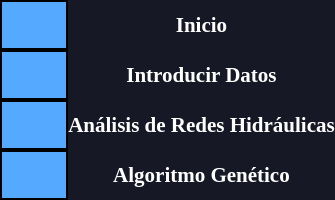
        <widget class="QFrame" name="frame_left_menu">
         <property name="minimumSize">
          <size>
           <width>0</width>
           <height>0</height>
          </size>
         </property>
         <property name="maximumSize">
          <size>
           <width>70</width>
           <height>16777215</height>
          </size>
         </property>
         <property name="styleSheet">
          <string notr="true">background-color:  rgb(22, 25, 37)/* rgb(144, 12, 63)*/</string>
         </property>
         <property name="frameShape">
          <enum>QFrame::NoFrame</enum>
         </property>
         <property name="frameShadow">
          <enum>QFrame::Raised</enum>
         </property>
         <layout class="QVBoxLayout" name="verticalLayout_3" stretch="0">
          <property name="spacing">
           <number>0</number>
          </property>
          <property name="leftMargin">
           <number>0</number>
          </property>
          <property name="topMargin">
           <number>0</number>
          </property>
          <property name="rightMargin">
           <number>0</number>
          </property>
          <property name="bottomMargin">
           <number>0</number>
          </property>
          <item alignment="Qt::AlignTop">
           <widget class="QFrame" name="frame_top_menus">
            <property name="frameShape">
             <enum>QFrame::NoFrame</enum>
            </property>
            <property name="frameShadow">
             <enum>QFrame::Raised</enum>
            </property>
            <layout class="QFormLayout" name="formLayout">
             <property name="horizontalSpacing">
              <number>0</number>
             </property>
             <property name="verticalSpacing">
              <number>0</number>
             </property>
             <property name="leftMargin">
              <number>0</number>
             </property>
             <property name="topMargin">
              <number>0</number>
             </property>
             <property name="rightMargin">
              <number>0</number>
             </property>
             <property name="bottomMargin">
              <number>0</number>
             </property>
             <item row="0" column="0">
              <widget class="QLabel" name="label">
               <property name="minimumSize">
                <size>
                 <width>68</width>
                 <height>50</height>
                </size>
               </property>
               <property name="styleSheet">
                <string notr="true">QLabel{
	background-color: rgb(85, 170, 255);
	image: url(:/newPrefix/Icon_Home_SinFondo.png);	
	border: 1.5px solid;

}


</string>
               </property>
               <property name="text">
                <string/>
               </property>
              </widget>
             </item>
             <item row="0" column="1">
              <widget class="QPushButton" name="btn_page_0">
               <property name="enabled">
                <bool>true</bool>
               </property>
               <property name="sizePolicy">
                <sizepolicy hsizetype="Minimum" vsizetype="Fixed">
                 <horstretch>0</horstretch>
                 <verstretch>0</verstretch>
                </sizepolicy>
               </property>
               <property name="minimumSize">
                <size>
                 <width>0</width>
                 <height>50</height>
                </size>
               </property>
               <property name="font">
                <font>
                 <family>Times New Roman</family>
                 <pointsize>16</pointsize>
                 <weight>75</weight>
                 <italic>false</italic>
                 <bold>true</bold>
                </font>
               </property>
               <property name="styleSheet">
                <string notr="true">QPushButton{
	color: rgb(255, 255, 255);
	background-color: rgb(22, 25, 37);
	border: 0px solid;
}

QPushButton:hover{
	background-color: rgb(64, 157, 196)
}</string>
               </property>
               <property name="text">
                <string>Inicio</string>
               </property>
               <property name="checkable">
                <bool>false</bool>
               </property>
              </widget>
             </item>
             <item row="1" column="0">
              <widget class="QLabel" name="label_4">
               <property name="minimumSize">
                <size>
                 <width>68</width>
                 <height>50</height>
                </size>
               </property>
               <property name="styleSheet">
                <string notr="true">

QLabel{
	background-color: rgb(85, 170, 255);
	image: url(:/newPrefix/Icon_Data_SinFondo.png);
	border: 1.5px solid;

}</string>
               </property>
               <property name="text">
                <string/>
               </property>
              </widget>
             </item>
             <item row="1" column="1">
              <widget class="QPushButton" name="btn_page_1">
               <property name="sizePolicy">
                <sizepolicy hsizetype="Minimum" vsizetype="Fixed">
                 <horstretch>0</horstretch>
                 <verstretch>0</verstretch>
                </sizepolicy>
               </property>
               <property name="minimumSize">
                <size>
                 <width>0</width>
                 <height>50</height>
                </size>
               </property>
               <property name="font">
                <font>
                 <family>Times New Roman</family>
                 <pointsize>16</pointsize>
                 <weight>75</weight>
                 <bold>true</bold>
                </font>
               </property>
               <property name="styleSheet">
                <string notr="true">QPushButton{
	color: rgb(255, 255, 255);
	background-color: rgb(22, 25, 37);
	border: 0px solid;
}

QPushButton:hover{
	background-color: rgb(64, 157, 196)
}</string>
               </property>
               <property name="text">
                <string>Introducir Datos</string>
               </property>
              </widget>
             </item>
             <item row="3" column="0">
              <widget class="QLabel" name="label_6">
               <property name="minimumSize">
                <size>
                 <width>68</width>
                 <height>50</height>
                </size>
               </property>
               <property name="styleSheet">
                <string notr="true">QLabel{
	background-color: rgb(85, 170, 255);
	image: url(:/newPrefix/Icon_Hidraulica_SinFondo.png);
	border: 1.5px solid;

}</string>
               </property>
               <property name="text">
                <string/>
               </property>
              </widget>
             </item>
             <item row="3" column="1">
              <widget class="QPushButton" name="btn_page_3">
               <property name="sizePolicy">
                <sizepolicy hsizetype="Minimum" vsizetype="Fixed">
                 <horstretch>0</horstretch>
                 <verstretch>0</verstretch>
                </sizepolicy>
               </property>
               <property name="minimumSize">
                <size>
                 <width>0</width>
                 <height>50</height>
                </size>
               </property>
               <property name="font">
                <font>
                 <family>Times New Roman</family>
                 <pointsize>16</pointsize>
                 <weight>75</weight>
                 <bold>true</bold>
                </font>
               </property>
               <property name="styleSheet">
                <string notr="true">QPushButton{
	color: rgb(255, 255, 255);
	background-color: rgb(22, 25, 37);
	border: 0px solid;
}

QPushButton:hover{
	background-color: rgb(64, 157, 196)
}</string>
               </property>
               <property name="text">
                <string>Análisis de Redes Hidráulicas</string>
               </property>
              </widget>
             </item>
             <item row="6" column="0">
              <widget class="QLabel" name="label_8">
               <property name="minimumSize">
                <size>
                 <width>68</width>
                 <height>50</height>
                </size>
               </property>
               <property name="styleSheet">
                <string notr="true">QLabel{
	background-color: rgb(85, 170, 255);
	image: url(:/newPrefix/Icon_AG_SinFondo.png);
	border: 1.5px solid;

}</string>
               </property>
               <property name="text">
                <string/>
               </property>
              </widget>
             </item>
             <item row="6" column="1">
              <widget class="QPushButton" name="btn_page_5">
               <property name="sizePolicy">
                <sizepolicy hsizetype="Minimum" vsizetype="Fixed">
                 <horstretch>0</horstretch>
                 <verstretch>0</verstretch>
                </sizepolicy>
               </property>
               <property name="minimumSize">
                <size>
                 <width>0</width>
                 <height>50</height>
                </size>
               </property>
               <property name="font">
                <font>
                 <family>Times New Roman</family>
                 <pointsize>16</pointsize>
                 <weight>75</weight>
                 <bold>true</bold>
                </font>
               </property>
               <property name="styleSheet">
                <string notr="true">QPushButton{
	color: rgb(255, 255, 255);
	background-color: rgb(22, 25, 37);
	border: 0px solid;
}

QPushButton:hover{
	background-color: rgb(64, 157, 196)
}</string>
               </property>
               <property name="text">
                <string>Algoritmo Genético</string>
               </property>
              </widget>
             </item>
            </layout>
           </widget>
          </item>
         </layout>
        </widget>
